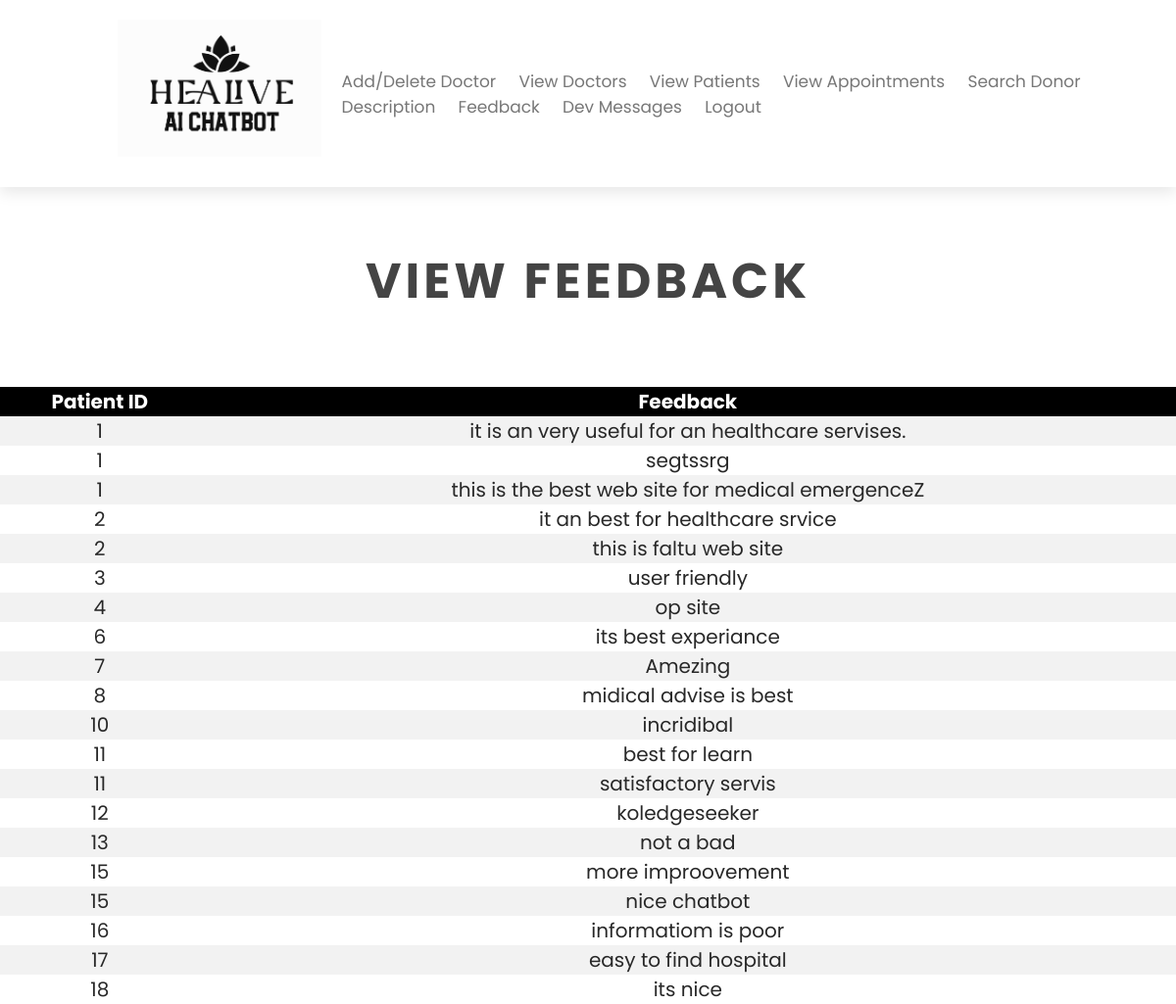
Screenshot of /presentaionlayer/admin/viewfeedback.php with the database file from the repository.
### tables this page shows
CREATE TABLE `feedback` (
  `pID` int(11) NOT NULL,
  `feedback` varchar(200) NOT NULL
);

### presentaionlayer/admin/viewfeedback.php (the view, shortened to what this page needs)
<?php include '../../datalayer/bookserver.php'; ?>
<!DOCTYPE html>
<html>
<head>
	<link rel="stylesheet"  href="style-css.css">
</head>
<header class="header" style="width:100%;">
	<a href="#" class="logo" style="margin-left: 100px;"><img src="image/Logo.png" alt="" height="140px"></i></a>
	<nav class="navbar">
		<a href="index3.php">Add/Delete Doctor</a>
		<a href="viewdoctor.php">View Doctors</a>
		<a href=" viewpatients.php">View Patients</a>
		<a href="viewappointments.php">View Appointments</a>
		<a href="searchdonoradmin.php">Search Donor</a>
		<a href="viewdescription.php">Description</a>
		<a href="viewfeedback.php">Feedback</a>
		<a href="viewmessage.php">Dev Messages</a>
		<a href="../../applicationlayer/Doctorpatient.php">Logout</a>
	</nav>
</header>
<body>
<h1 class="heading2">View <span>Feedback</span></h1>
	<table class="table4">
		<tr>
		<th>Patient ID</th>
		<th>Feedback</th>
		</tr>
		<?php $sql3="SELECT  * FROM  feedback " ;
		$result3=$mysqli->query($sql3);
		if(mysqli_num_rows($result3)>=1){
			while ($row3=$result3->fetch_assoc()) {
				echo "<tr><td>".$row3["pID"]."</td><td>".$row3['feedback']."</td></tr>";
			}
			echo "</table";
		}
		?>
	</table>
</body>
</html>

### presentaionlayer/admin/style-css.css (style rules this page uses)
:root { --green: black; --black: #444; --light-color: #777; --text-shadow: #444; --box-shadow: 0.5rem 0.5rem 0 rgba(22, 160, 133, 0.2); --border: 0.2rem solid var(--black); }
* { font-family: "Poppins", sans-serif; margin: 0; padding: 0; box-sizing: border-box; outline: none; border: none; transition: all 0.2s ease-out; text-decoration: none; }
html { font-size: 10px; overflow-x: hidden; scroll-padding-top: 7rem; scroll-behavior: smooth; }
body { font-size: 120%; background: #ffffff; }
.header { padding: 20px; position: fixed; top: 0; left: 0; right: 0; z-index: 1000; box-shadow: 0 0.5rem 1.5rem rgba(0, 0, 0, 0.1); display: flex; align-items: center; justify-content: space-between; background: #fff; }
.header .logo { font-size: 2.5rem; color: var(--black); }
.header .navbar a { font-size: 1.7rem; color: var(--light-color); margin-left: 2rem; }
.heading2 { text-align: center; padding-bottom: 2rem; text-shadow: var(--text-shadow); text-transform: uppercase; color: var(--black); font-size: 5rem; letter-spacing: 0.4rem; margin-top: 250px; }
.heading2 span { text-transform: uppercase; color: var(--black); }
.table4 { border-collapse: collapse; width: 100%; color: #282828; font-family: monospace; font-size: 20px; text-align: center; margin-top:50px; padding: 0; }
th { background-color: black; color: white; width: auto; }
tr:nth-child(even) { background-color: #f2f2f2; width: auto; }

### rows the page displays
feedback: pID "1", feedback "it is an very useful for an healthcare servises."
feedback: pID "1", feedback "segtssrg"
feedback: pID "1", feedback "this is the best web site for medical emergenceZ"
feedback: pID "2", feedback "it an best for healthcare srvice"
feedback: pID "2", feedback "this is faltu web site"
feedback: pID "3", feedback "user friendly"
feedback: pID "4", feedback "op site"
feedback: pID "6", feedback "its best experiance"
feedback: pID "7", feedback "Amezing"
feedback: pID "8", feedback "midical advise is best"
feedback: pID "10", feedback "incridibal"
feedback: pID "11", feedback "best for learn"
feedback: pID "11", feedback "satisfactory servis"
feedback: pID "12", feedback "koledgeseeker"
feedback: pID "13", feedback "not a bad"
feedback: pID "15", feedback "more improovement"
feedback: pID "15", feedback "nice chatbot"
feedback: pID "16", feedback "informatiom is poor"
feedback: pID "17", feedback "easy to find hospital"
feedback: pID "18", feedback "its nice"
